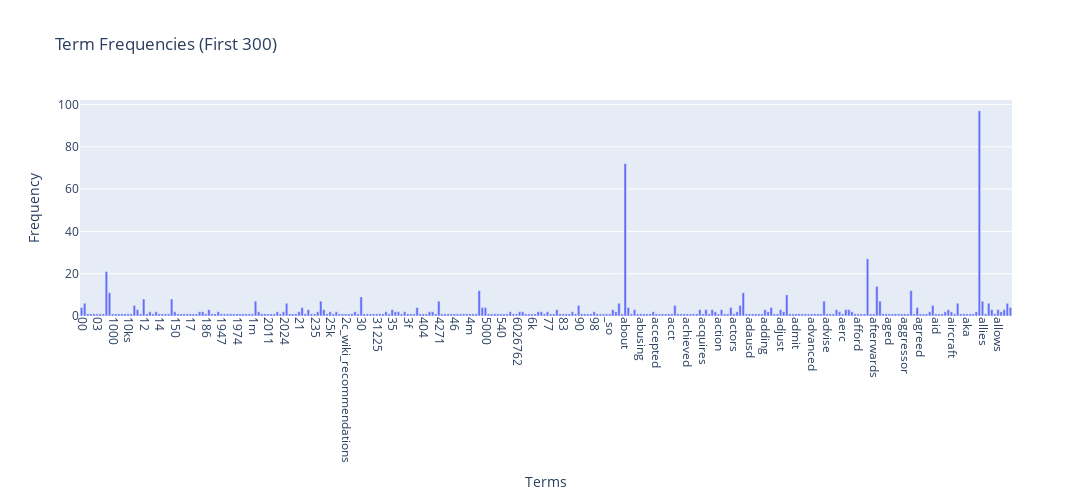

Write notebook code for a chart like this one.
### Markdown cell above
### Exercise 12
A Nice visualization using plotly.

### Code cell
import plotly.express as px
terms = count_vect.get_feature_names_out()[:300]
freqs = term_frequencies[:300]

fig = px.bar(x=terms, y=freqs, labels={'x': 'Terms', 'y': 'Frequency'}, title='Term Frequencies (First 300)')
fig.update_xaxes(tickangle=90)
fig.update_layout(width=1800, height=500)
fig.show()

### Figure 1 — Plotly figure (JSON) as saved in the notebook; plotly's stock layout.template omitted (floating-point values rounded to 4 significant figures; data arrays with more than 128 entries replaced by an {"elided": "..."} marker saying what was removed)
{"data": [{"hovertemplate": "Terms=%{x}<br>Frequency=%{y}<extra></extra>", "legendgroup": "", "marker": {"color": "#636efa", "pattern": {"shape": ""}}, "name": "", "orientation": "v", "showlegend": false, "textposition": "auto", "type": "bar", "x": {"elided": "300 str values"}, "xaxis": "x", "y": {"elided": "300 int values"}, "yaxis": "y"}], "layout": {"barmode": "relative", "height": 500, "legend": {"tracegroupgap": 0}, "title": {"text": "Term Frequencies (First 300)"}, "width": 1800, "xaxis": {"anchor": "y", "domain": [0, 1], "tickangle": 90, "title": {"text": "Terms"}}, "yaxis": {"anchor": "x", "domain": [0, 1], "title": {"text": "Frequency"}}}}
